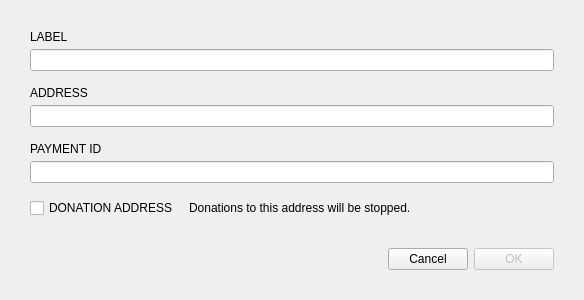
<?xml version="1.0" encoding="UTF-8"?>
<ui version="4.0">
 <class>NewAddressDialog</class>
 <widget class="QDialog" name="NewAddressDialog">
  <property name="geometry">
   <rect>
    <x>0</x>
    <y>0</y>
    <width>584</width>
    <height>300</height>
   </rect>
  </property>
  <property name="sizePolicy">
   <sizepolicy hsizetype="Fixed" vsizetype="Fixed">
    <horstretch>0</horstretch>
    <verstretch>0</verstretch>
   </sizepolicy>
  </property>
  <property name="minimumSize">
   <size>
    <width>584</width>
    <height>300</height>
   </size>
  </property>
  <property name="maximumSize">
   <size>
    <width>584</width>
    <height>300</height>
   </size>
  </property>
  <property name="windowTitle">
   <string>New contact</string>
  </property>
  <layout class="QGridLayout" name="gridLayout">
   <property name="leftMargin">
    <number>30</number>
   </property>
   <property name="topMargin">
    <number>30</number>
   </property>
   <property name="rightMargin">
    <number>30</number>
   </property>
   <property name="bottomMargin">
    <number>30</number>
   </property>
   <property name="verticalSpacing">
    <number>5</number>
   </property>
   <item row="7" column="0" colspan="4">
    <widget class="WalletGui::ClearableLineEdit" name="m_paymentIdEdit">
     <property name="styleSheet">
      <string notr="true">[errorState=&quot;true&quot;] {
  border-color: #ef3131;
}</string>
     </property>
    </widget>
   </item>
   <item row="6" column="0">
    <widget class="WalletGui::WalletNormalGrayTextLabel" name="m_paymentIdTextLabel">
     <property name="sizePolicy">
      <sizepolicy hsizetype="Maximum" vsizetype="Preferred">
       <horstretch>0</horstretch>
       <verstretch>0</verstretch>
      </sizepolicy>
     </property>
     <property name="text">
      <string>PAYMENT ID</string>
     </property>
    </widget>
   </item>
   <item row="0" column="0" colspan="4">
    <widget class="WalletGui::WalletNormalGrayTextLabel" name="m_labelTextLabel">
     <property name="sizePolicy">
      <sizepolicy hsizetype="Maximum" vsizetype="Preferred">
       <horstretch>0</horstretch>
       <verstretch>0</verstretch>
      </sizepolicy>
     </property>
     <property name="text">
      <string>LABEL</string>
     </property>
    </widget>
   </item>
   <item row="11" column="1">
    <widget class="WalletGui::WalletCancelButton" name="m_cancelButton">
     <property name="text">
      <string>Cancel</string>
     </property>
    </widget>
   </item>
   <item row="1" column="0" colspan="4">
    <widget class="WalletGui::ClearableLineEdit" name="m_labelEdit">
     <property name="sizePolicy">
      <sizepolicy hsizetype="Expanding" vsizetype="Fixed">
       <horstretch>0</horstretch>
       <verstretch>0</verstretch>
      </sizepolicy>
     </property>
     <property name="styleSheet">
      <string notr="true">[errorState=&quot;true&quot;] {
  border-color: #ef3131;
}</string>
     </property>
     <property name="echoMode">
      <enum>QLineEdit::Normal</enum>
     </property>
    </widget>
   </item>
   <item row="8" column="0" colspan="4">
    <spacer name="verticalSpacer_3">
     <property name="orientation">
      <enum>Qt::Vertical</enum>
     </property>
     <property name="sizeType">
      <enum>QSizePolicy::Fixed</enum>
     </property>
     <property name="sizeHint" stdset="0">
      <size>
       <width>20</width>
       <height>10</height>
      </size>
     </property>
    </spacer>
   </item>
   <item row="10" column="0" colspan="4">
    <spacer name="verticalSpacer">
     <property name="orientation">
      <enum>Qt::Vertical</enum>
     </property>
     <property name="sizeType">
      <enum>QSizePolicy::Expanding</enum>
     </property>
     <property name="sizeHint" stdset="0">
      <size>
       <width>20</width>
       <height>10</height>
      </size>
     </property>
    </spacer>
   </item>
   <item row="11" column="2" colspan="2">
    <widget class="WalletGui::WalletOkButton" name="m_okButton">
     <property name="enabled">
      <bool>false</bool>
     </property>
     <property name="text">
      <string>OK</string>
     </property>
     <property name="default">
      <bool>true</bool>
     </property>
    </widget>
   </item>
   <item row="3" column="0" colspan="4">
    <widget class="WalletGui::WalletNormalGrayTextLabel" name="m_addressTextLabel">
     <property name="sizePolicy">
      <sizepolicy hsizetype="Maximum" vsizetype="Preferred">
       <horstretch>0</horstretch>
       <verstretch>0</verstretch>
      </sizepolicy>
     </property>
     <property name="text">
      <string>ADDRESS</string>
     </property>
    </widget>
   </item>
   <item row="11" column="0">
    <spacer name="horizontalSpacer">
     <property name="orientation">
      <enum>Qt::Horizontal</enum>
     </property>
     <property name="sizeHint" stdset="0">
      <size>
       <width>338</width>
       <height>20</height>
      </size>
     </property>
    </spacer>
   </item>
   <item row="4" column="0" colspan="4">
    <widget class="WalletGui::ClearableLineEdit" name="m_addressEdit">
     <property name="styleSheet">
      <string notr="true">[errorState=&quot;true&quot;] {
  border-color: #ef3131;
}</string>
     </property>
     <property name="echoMode">
      <enum>QLineEdit::Normal</enum>
     </property>
    </widget>
   </item>
   <item row="2" column="0" colspan="4">
    <spacer name="verticalSpacer_2">
     <property name="orientation">
      <enum>Qt::Vertical</enum>
     </property>
     <property name="sizeType">
      <enum>QSizePolicy::Fixed</enum>
     </property>
     <property name="sizeHint" stdset="0">
      <size>
       <width>20</width>
       <height>10</height>
      </size>
     </property>
    </spacer>
   </item>
   <item row="9" column="0" colspan="4">
    <layout class="QHBoxLayout" name="horizontalLayout">
     <property name="spacing">
      <number>10</number>
     </property>
     <item>
      <widget class="WalletGui::WalletGrayCheckBox" name="m_donationCheck">
       <property name="text">
        <string>DONATION ADDRESS</string>
       </property>
      </widget>
     </item>
     <item>
      <widget class="WalletGui::WalletSmallGrayTextLabel" name="m_donationWarningLabel">
       <property name="minimumSize">
        <size>
         <width>0</width>
         <height>0</height>
        </size>
       </property>
       <property name="text">
        <string>Donations to this address will be stopped.</string>
       </property>
       <property name="alignment">
        <set>Qt::AlignLeading|Qt::AlignLeft|Qt::AlignVCenter</set>
       </property>
       <property name="indent">
        <number>0</number>
       </property>
      </widget>
     </item>
     <item>
      <spacer name="horizontalSpacer_2">
       <property name="orientation">
        <enum>Qt::Horizontal</enum>
       </property>
       <property name="sizeHint" stdset="0">
        <size>
         <width>40</width>
         <height>5</height>
        </size>
       </property>
      </spacer>
     </item>
    </layout>
   </item>
   <item row="5" column="0" colspan="4">
    <spacer name="verticalSpacer_4">
     <property name="orientation">
      <enum>Qt::Vertical</enum>
     </property>
     <property name="sizeType">
      <enum>QSizePolicy::Fixed</enum>
     </property>
     <property name="sizeHint" stdset="0">
      <size>
       <width>20</width>
       <height>10</height>
      </size>
     </property>
    </spacer>
   </item>
  </layout>
 </widget>
 <customwidgets>
  <customwidget>
   <class>WalletGui::WalletSmallGrayTextLabel</class>
   <extends>QLabel</extends>
   <header>Gui/Common/WalletTextLabel.h</header>
  </customwidget>
  <customwidget>
   <class>WalletGui::WalletOkButton</class>
   <extends>QPushButton</extends>
   <header>Gui/Common/WalletOkButton.h</header>
  </customwidget>
  <customwidget>
   <class>WalletGui::WalletCancelButton</class>
   <extends>QPushButton</extends>
   <header>Gui/Common/WalletCancelButton.h</header>
  </customwidget>
  <customwidget>
   <class>WalletGui::WalletNormalGrayTextLabel</class>
   <extends>QLabel</extends>
   <header>Gui/Common/WalletTextLabel.h</header>
  </customwidget>
  <customwidget>
   <class>WalletGui::ClearableLineEdit</class>
   <extends>QLineEdit</extends>
   <header>Gui/Common/ClearableLineEdit.h</header>
  </customwidget>
  <customwidget>
   <class>WalletGui::WalletGrayCheckBox</class>
   <extends>QCheckBox</extends>
   <header>Gui/Common/WalletGrayCheckBox.h</header>
  </customwidget>
 </customwidgets>
 <tabstops>
  <tabstop>m_labelEdit</tabstop>
  <tabstop>m_addressEdit</tabstop>
  <tabstop>m_paymentIdEdit</tabstop>
  <tabstop>m_donationCheck</tabstop>
  <tabstop>m_okButton</tabstop>
  <tabstop>m_cancelButton</tabstop>
 </tabstops>
 <resources/>
 <connections>
  <connection>
   <sender>m_okButton</sender>
   <signal>clicked()</signal>
   <receiver>NewAddressDialog</receiver>
   <slot>accept()</slot>
   <hints>
    <hint type="sourcelabel">
     <x>410</x>
     <y>102</y>
    </hint>
    <hint type="destinationlabel">
     <x>294</x>
     <y>63</y>
    </hint>
   </hints>
  </connection>
  <connection>
   <sender>m_cancelButton</sender>
   <signal>clicked()</signal>
   <receiver>NewAddressDialog</receiver>
   <slot>reject()</slot>
   <hints>
    <hint type="sourcelabel">
     <x>526</x>
     <y>102</y>
    </hint>
    <hint type="destinationlabel">
     <x>294</x>
     <y>63</y>
    </hint>
   </hints>
  </connection>
  <connection>
   <sender>m_addressEdit</sender>
   <signal>textChanged(QString)</signal>
   <receiver>NewAddressDialog</receiver>
   <slot>validateAddress(QString)</slot>
   <hints>
    <hint type="sourcelabel">
     <x>291</x>
     <y>123</y>
    </hint>
    <hint type="destinationlabel">
     <x>291</x>
     <y>101</y>
    </hint>
   </hints>
  </connection>
  <connection>
   <sender>m_labelEdit</sender>
   <signal>textChanged(QString)</signal>
   <receiver>NewAddressDialog</receiver>
   <slot>validateLabel(QString)</slot>
   <hints>
    <hint type="sourcelabel">
     <x>291</x>
     <y>61</y>
    </hint>
    <hint type="destinationlabel">
     <x>291</x>
     <y>101</y>
    </hint>
   </hints>
  </connection>
  <connection>
   <sender>m_donationCheck</sender>
   <signal>stateChanged(int)</signal>
   <receiver>NewAddressDialog</receiver>
   <slot>donationCheckStateChanged(int)</slot>
   <hints>
    <hint type="sourcelabel">
     <x>110</x>
     <y>163</y>
    </hint>
    <hint type="destinationlabel">
     <x>291</x>
     <y>122</y>
    </hint>
   </hints>
  </connection>
  <connection>
   <sender>m_paymentIdEdit</sender>
   <signal>textChanged(QString)</signal>
   <receiver>NewAddressDialog</receiver>
   <slot>validatePaymentId(QString)</slot>
   <hints>
    <hint type="sourcelabel">
     <x>291</x>
     <y>173</y>
    </hint>
    <hint type="destinationlabel">
     <x>291</x>
     <y>149</y>
    </hint>
   </hints>
  </connection>
 </connections>
 <slots>
  <slot>validateAddress(QString)</slot>
  <slot>validateLabel(QString)</slot>
  <slot>donationCheckStateChanged(int)</slot>
 </slots>
</ui>
